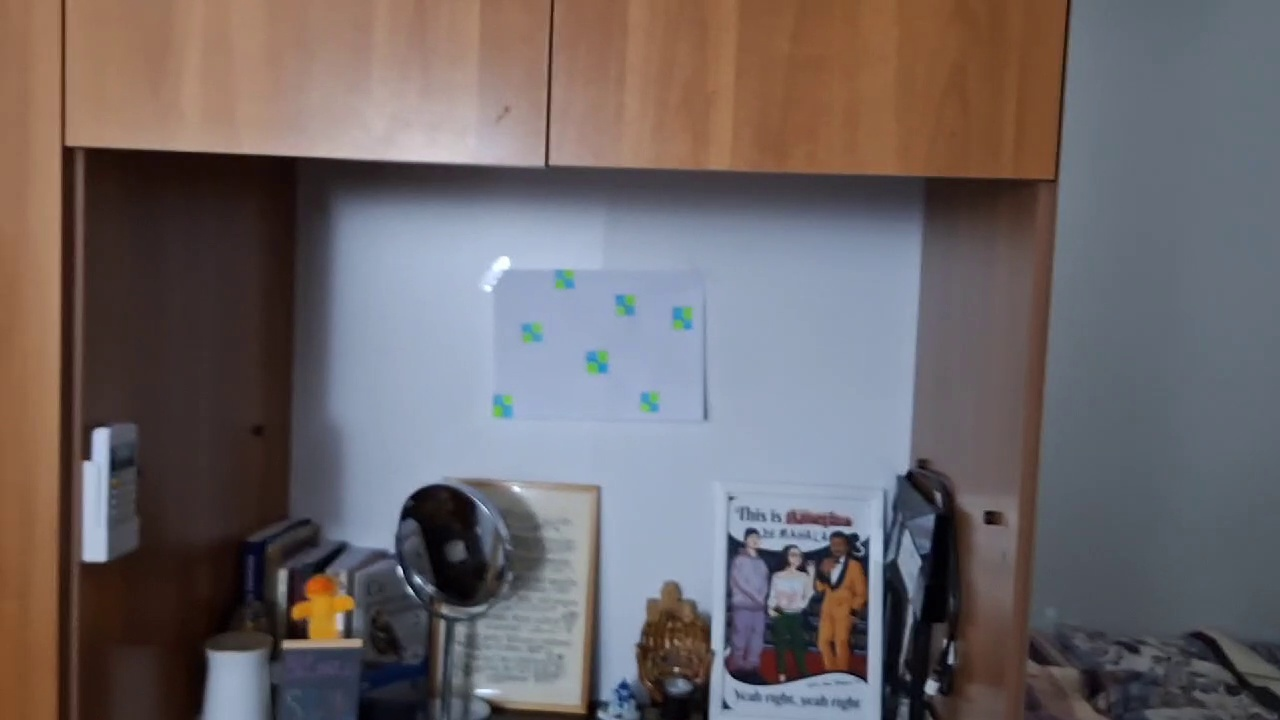
#> input picture referencer/orig.jpg, 1280 x 720 px
$ python reference_detector.py
#> lines starting #> are read from the running program, lines starting #| are printed output that depends on the picture; after the words box and inside, x2 and y2 are one past the last pixel; in counts of white or black regions, pixels touching at a corner belong together
import cv2
import numpy as np
import os
import re

orig_refs = []
expected_refs = 15

def sort_in_groups_of_three_by_y(lst):
    sorted_list = []
    for i in range(0, len(lst), 3):
        chunk = lst[i:i+3]
        sorted_chunk = sorted(chunk, key=lambda x: x[1])
        sorted_list.extend(sorted_chunk)
    return sorted_list

def process_orig(image_path):
#> called with image_path = 'orig.jpg'
    original_image = cv2.imread(image_path)
#> original_image is the input picture: shape (720, 1280, 3); mean B, G, R 103.5, 101.7, 109.1

    height, width = original_image.shape[:2]
#> height = 720; width = 1280
    i = 0
    image = original_image.copy()
    image = cv2.medianBlur(image, 5)  # Using a kernel size of 5
    # Convert the image to HSV color space
    hsv = cv2.cvtColor(image, cv2.COLOR_BGR2HSV)
#> hsv: shape (720, 1280, 3); mean H, S, V 71.9, 72.7, 122.7
    # Define the range for green color in HSV
    red_lower = np.array([0, 100, 60])  # Adjust these values as needed
    red_upper = np.array([20, 255, 255])

    red2_lower = np.array([170, 100, 60])  # Adjust these values as needed
    red2_upper = np.array([180, 255, 255])


    mask_red = cv2.inRange(hsv, red_lower, red_upper)
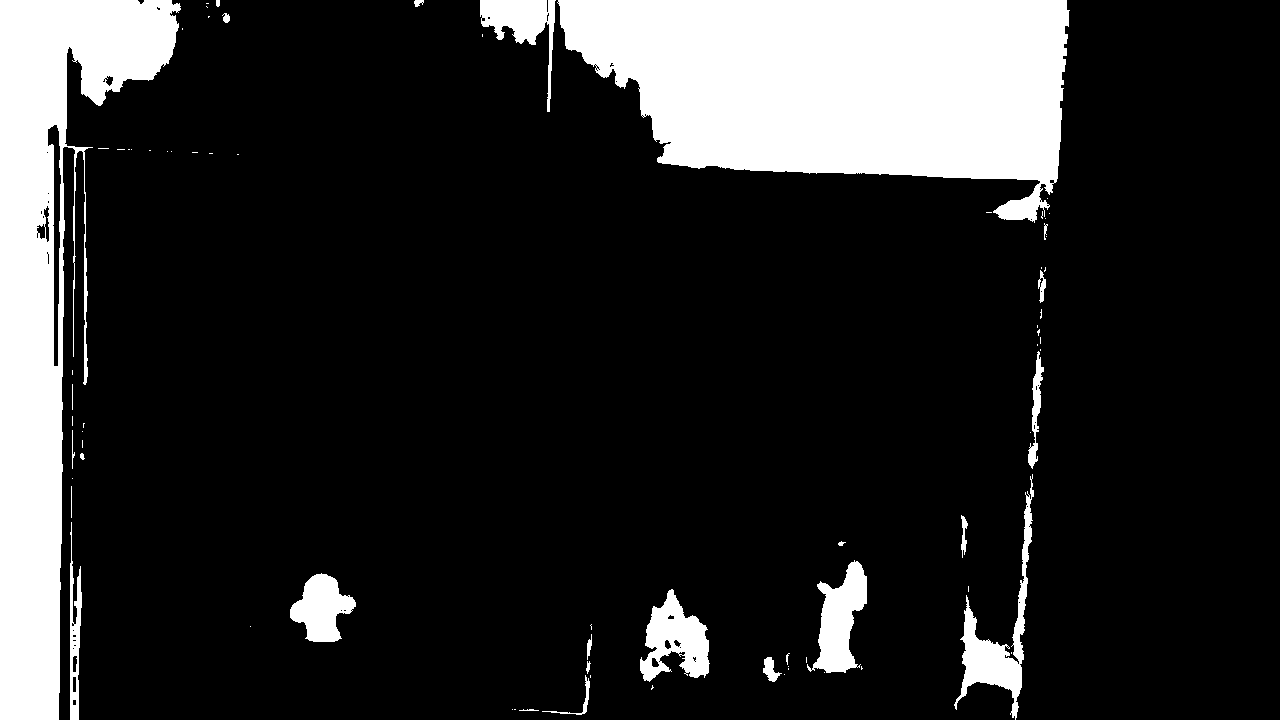
#> mask_red: shape (720, 1280); 16.5% white; 76 white regions (50 under 20 px), largest, box (x1, y1, x2, y2) and area: (557, 0, 1070, 223) 78998, (0, 0, 181, 720) 53397, (954, 474, 1034, 720) 4134
    mask_red2 = cv2.inRange(hsv, red2_lower, red2_upper)
#> mask_red2: shape (720, 1280); 0.07% white; 9 white regions (4 under 20 px), largest, box (x1, y1, x2, y2) and area: (759, 650, 778, 680) 202, (807, 652, 826, 675) 197, (788, 654, 795, 674) 109, (854, 657, 866, 672) 88, (295, 589, 304, 603) 26

    mask_combined = cv2.bitwise_or(mask_red, mask_red2)

    filtered_image = cv2.bitwise_and(image, image, mask=mask_combined)

    # Convert the filtered image to grayscale
    gray = cv2.cvtColor(filtered_image, cv2.COLOR_BGR2GRAY)
    # Apply median filter to reduce image noise
    gray = cv2.medianBlur(gray, 3)  # Using a kernel size of 5
    gray = cv2.medianBlur(gray, 5)  # Using a kernel size of 5
    cv2.imwrite('origmask.jpg', gray)

    # Detect edges using Canny
    edged = cv2.Canny(gray, 50, 150)
#> edged: shape (720, 1280); 0.72% white in thin lines or dots, all inside (x1, y1, x2, y2) = (37, 0, 1069, 720)

    # Find contours
    contours, _ = cv2.findContours(edged.copy(), cv2.RETR_EXTERNAL, cv2.CHAIN_APPROX_SIMPLE)
#> contours = 45 contours, 21 with area under 20; largest, box (x1, y1, x2, y2) and area: (806, 561, 867, 675) 3767, (640, 590, 709, 681) 3642, (290, 574, 356, 642) 2703, (1031, 354, 1044, 434) 500, (760, 650, 780, 682) 435

    for cnt in contours:
        # Calculate the center of each contour
        M = cv2.moments(cnt)
        if M["m00"] != 0:
            centerX = int(M["m10"] / M["m00"])
            centerY = int(M["m01"] / M["m00"])
            if (centerY > height * 0.7 ):
                continue

            #print(f"upper left Center at ({centerX}, {centerY}) is good.")
            i = i + 1
            # Mark the center with a green dot for visualization
            cv2.circle(image, (centerX, centerY), 2, (0, 255, 0), -1)
            orig_refs.append([centerX, centerY])
#> this loop made 45 passes
#> (centerX, centerY) on passes 2 to 13: (585, 695), (73, 684), (587, 667), (790, 662), (769, 666), (588, 645), (74, 614), (674, 640), (320, 607), (74, 611), (839, 623), (840, 543)
#> cnt on passes 1, 18, 20, 21, 22, 23: [[955, 704]], [[59, 454], [59, 492]], [[59, 441], [59, 446]], [[60, 433], [60, 438]], [[60, 408]], [[60, 403], [60, 405], [59, 406], [60, 405]]
#> image: shape (720, 1280, 3); mean B, G, R 103.6, 101.8, 109.1
#> after the loop, i = 22; orig_refs = [[81, 455], [1032, 454], [1036, 393], [84, 363], [84, 325], [84, 293], [1041, 289], [84, 264], [1044, 228], [43, 230], [45, 212], [60, 495], [78, 150], [1052, 176], [108, 80], [226, 17], [549, 14], [747, 108], [419, 3], [217, 4], [141, 1], [87, 153]]

    # Save the image with centers marked (if they are black)
    cv2.imwrite("orig_detected.jpg", image)
    print(f"Found {i} centers")
#| Found 22 centers

    # Display the result
    #cv2.imshow('Centers Marked on Filtered Image', image)
    cv2.waitKey(0)
    cv2.destroyAllWindows()

    if i == expected_refs:
        return 0
    else:
        return 1

def process_image(image_path, output_path):
#> called with image_path = 'vid/frame_0.jpg', output_path = 'resultvid/frame_0.jpg'
    global orig_refs
    original_image = cv2.imread(image_path)
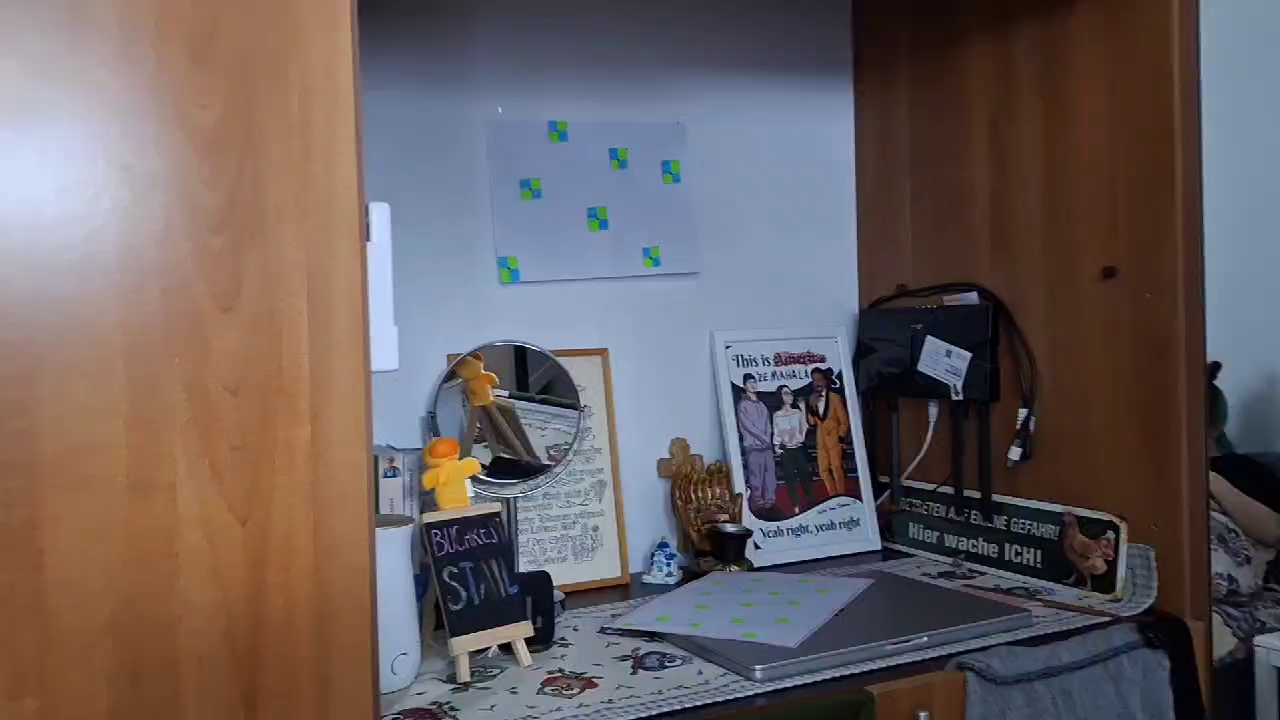
#> input picture referencer/vid/frame_0.jpg, 1280 x 720 px
#> original_image is the input picture: shape (720, 1280, 3); mean B, G, R 96.6, 95.8, 105.8
    temp_refs = []

    height, width = original_image.shape[:2]
#> height = 720; width = 1280
    i = 0
    image = original_image.copy()
    image = cv2.medianBlur(image, 5)  # Using a kernel size of 5
    # Convert the image to HSV color space
    hsv = cv2.cvtColor(image, cv2.COLOR_BGR2HSV)
#> hsv: shape (720, 1280, 3); mean H, S, V 68, 95, 121.6
    # Define the range for green color in HSV
    red_lower = np.array([0, 100, 60])  # Adjust these values as needed
    red_upper = np.array([20, 255, 255])

    red2_lower = np.array([170, 100, 60])  # Adjust these values as needed
    red2_upper = np.array([180, 255, 255])


    mask_red = cv2.inRange(hsv, red_lower, red_upper)
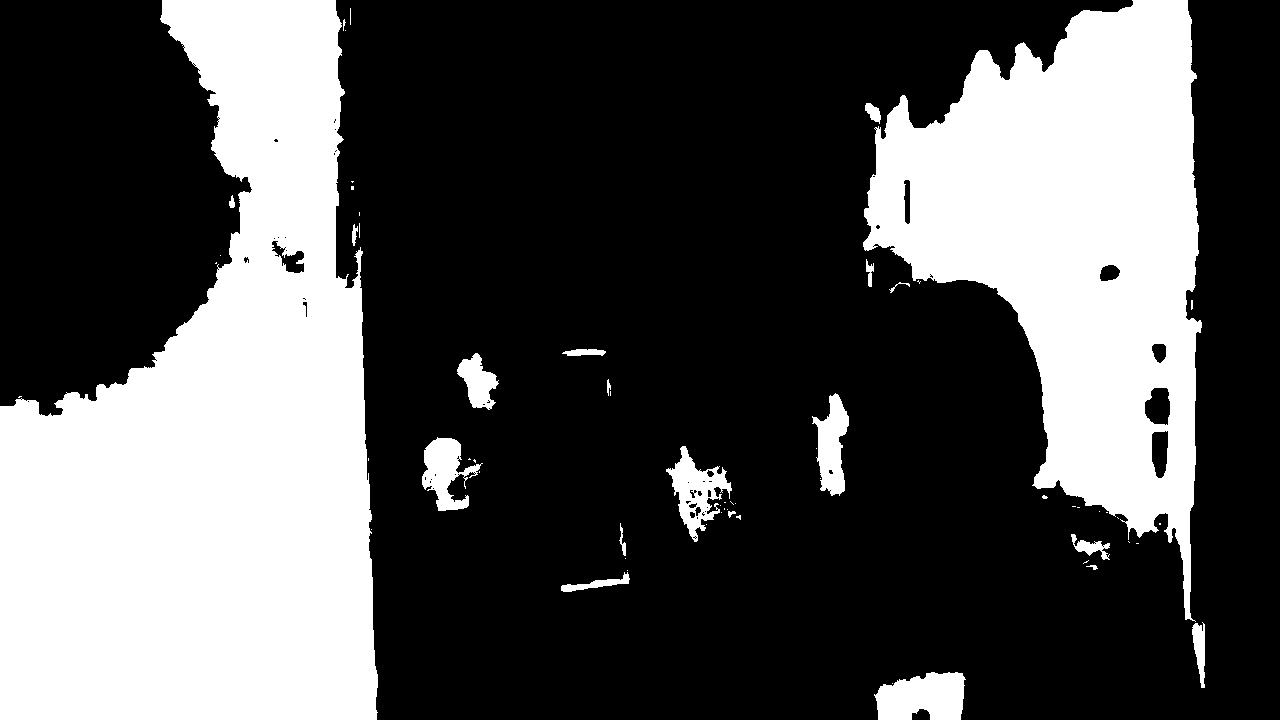
#> mask_red: shape (720, 1280); 32.5% white; 62 white regions (42 under 20 px), largest, box (x1, y1, x2, y2) and area: (0, 0, 378, 720) 177373, (863, 0, 1202, 622) 108026, (874, 672, 966, 720) 3488
    mask_red2 = cv2.inRange(hsv, red2_lower, red2_upper)
#> mask_red2: shape (720, 1280); 0.05% white; 16 white regions (11 under 20 px), largest, box (x1, y1, x2, y2) and area: (777, 487, 795, 512) 234, (818, 488, 831, 498) 80, (546, 677, 558, 683) 50, (1109, 542, 1114, 552) 27, (799, 489, 803, 496) 20

    mask_combined = cv2.bitwise_or(mask_red, mask_red2)

    filtered_image = cv2.bitwise_and(image, image, mask=mask_combined)

    # Convert the filtered image to grayscale
    gray = cv2.cvtColor(filtered_image, cv2.COLOR_BGR2GRAY)
    # Apply median filter to reduce image noise
    gray = cv2.medianBlur(gray, 3)  # Using a kernel size of 5
    gray = cv2.medianBlur(gray, 5)  # Using a kernel size of 5
    cv2.imwrite('maskred.jpg', gray)

    # Detect edges using Canny
    edged = cv2.Canny(gray, 50, 150)
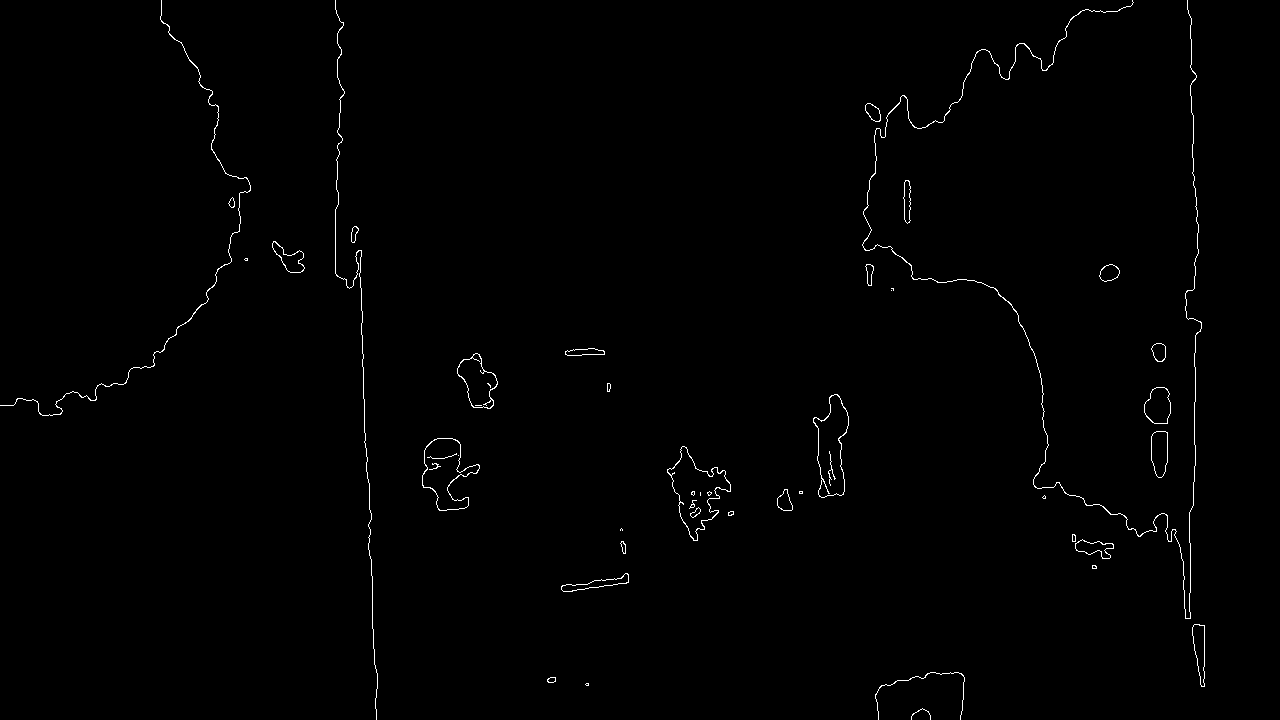
#> edged: shape (720, 1280); 0.71% white in thin lines or dots

    # Find contours
    contours, _ = cv2.findContours(edged.copy(), cv2.RETR_EXTERNAL, cv2.CHAIN_APPROX_SIMPLE)
#> contours = 37 contours, 11 with area under 20; largest, box (x1, y1, x2, y2) and area: (667, 446, 731, 541) 2631, (813, 394, 849, 498) 2227, (422, 438, 480, 511) 2186, (457, 353, 498, 409) 1290, (1144, 387, 1171, 424) 742

    for cnt in contours:
        # Calculate the center of each contour
        M = cv2.moments(cnt)
        if M["m00"] != 0:
            centerX = int(M["m10"] / M["m00"])
            centerY = int(M["m01"] / M["m00"])
            if (centerY > height * 0.5 ):
                continue

            #print(f"upper left Center at ({centerX}, {centerY}) is good.")
            i = i + 1
            # Mark the center with a green dot for visualization
            cv2.circle(image, (centerX, centerY), 2, (0, 255, 0), -1)
            temp_refs.append([centerX, centerY])
#> this loop made 37 passes
#> (cnt, centerX, centerY) on pass 14: ([[799, 491], [799, 493], [802, 493], [802, 491]], 800, 492)
#> (centerX, centerY) on passes 1 to 6: (917, 712), (586, 684), (551, 679), (913, 680), (1199, 648), (595, 583)
#> image: shape (720, 1280, 3); mean B, G, R 96.7, 95.9, 105.9
#> after the loop, i = 14; temp_refs = [[584, 351], [1158, 351], [892, 288], [1108, 272], [869, 273], [245, 259], [289, 258], [353, 233], [231, 202], [906, 200], [872, 111], [1014, 246], [344, 149], [169, 233]]

    print(f"Found {i} centers")
#| Found 14 centers

    cv2.waitKey(0)
    cv2.destroyAllWindows()
    orig_refs = sorted(orig_refs, key=lambda x: x[0])
#> orig_refs = [[43, 230], [45, 212], [60, 495], [78, 150], [81, 455], [84, 363], [84, 325], [84, 293], [84, 264], [87, 153], [108, 80], [141, 1], [217, 4], [226, 17], [419, 3], [549, 14], [747, 108], [1032, 454], [1036, 393], [1041, 289], [1044, 228], [1052, 176]]
    orig_refs = sort_in_groups_of_three_by_y(orig_refs)
#> the loop in sort_in_groups_of_three_by_y, `for i in range(0, len(lst), 3):` made 8 passes
#> (i, chunk, sorted_chunk) on passes 2, 3, 4, 5, 7: (3, [[78, 150], [81, 455], [84, 363]], [[78, 150], [84, 363], [81, 455]]), (6, [[84, 325], [84, 293], [84, 264]], [[84, 264], [84, 293], [84, 325]]), (9, [[87, 153], [108, 80], [141, 1]], [[141, 1], [108, 80], [87, 153]]), (12, [[217, 4], [226, 17], [419, 3]], [[419, 3], [217, 4], [226, 17]]), (18, [[1036, 393], [1041, 289], [1044, 228]], [[1044, 228], [1041, 289], [1036, 393]])
#> (i, sorted_chunk) on passes 6, 8: (15, [[549, 14], [747, 108], [1032, 454]]), (21, [[1052, 176]])
#> after the loop in sort_in_groups_of_three_by_y, `for i in range(0, len(lst), 3):`: sorted_list = [[45, 212], [43, 230], [60, 495], [78, 150], [84, 363], [81, 455], [84, 264], [84, 293], [84, 325], [141, 1], [108, 80], [87, 153], [419, 3], [217, 4], [226, 17], [549, 14], [747, 108], [1032, 454], [1044, 228], [1041, 289], [1036, 393], [1052, 176]]
#> orig_refs has the same summary as sorted_list in sort_in_groups_of_three_by_y
    temp_refs = sorted(temp_refs, key=lambda x: x[0])
#> temp_refs = [[169, 233], [231, 202], [245, 259], [289, 258], [344, 149], [353, 233], [584, 351], [869, 273], [872, 111], [892, 288], [906, 200], [1014, 246], [1108, 272], [1158, 351]]
    temp_refs = sort_in_groups_of_three_by_y(temp_refs)
#> the loop in sort_in_groups_of_three_by_y (call 2), `for i in range(0, len(lst), 3):` made 5 passes
#> (i, chunk, sorted_chunk) on passes 2 to 4: (3, [[289, 258], [344, 149], [353, 233]], [[344, 149], [353, 233], [289, 258]]), (6, [[584, 351], [869, 273], [872, 111]], [[872, 111], [869, 273], [584, 351]]), (9, [[892, 288], [906, 200], [1014, 246]], [[906, 200], [1014, 246], [892, 288]])
#> (chunk, sorted_chunk) on pass 1: ([[169, 233], [231, 202], [245, 259]], [[231, 202], [169, 233], [245, 259]])
#> temp_refs = [[231, 202], [169, 233], [245, 259], [344, 149], [353, 233], [289, 258], [872, 111], [869, 273], [584, 351], [906, 200], [1014, 246], [892, 288], [1108, 272], [1158, 351]]
    if i == expected_refs:
        cv2.imwrite(output_path, image)
        with open(output_path + ".txt", "a") as file:
            for j in range(0,expected_refs):
                file.write(f"{temp_refs[j][0]} {temp_refs[j][1]} {orig_refs[j][0]} {orig_refs[j][1]}\n")
    if i == expected_refs:
        return 0
    else:
        return 1

# Directory paths
input_dir = 'vid'
output_dir = 'resultvid'

# Create the output directory if it doesn't exist
if not os.path.exists(output_dir):
    os.makedirs(output_dir)

# Regex to match files like 'frame1.jpg', 'frame2.jpg', etc.
pattern = re.compile(r"frame_\d+\.jpg")

# Process each file in the directory

j = 0
k = 0
process_orig("orig.jpg")
for filename in os.listdir(input_dir):
    if pattern.match(filename):
        input_path = os.path.join(input_dir, filename)
        output_path = os.path.join(output_dir, filename)
        j = j + process_image(input_path, output_path)
        print(f"Processed {filename}")
        k = k + 1

print(f"We had {j} bad apples out of {k} => {round((float(j)/float(k) * 100),2)}%")
